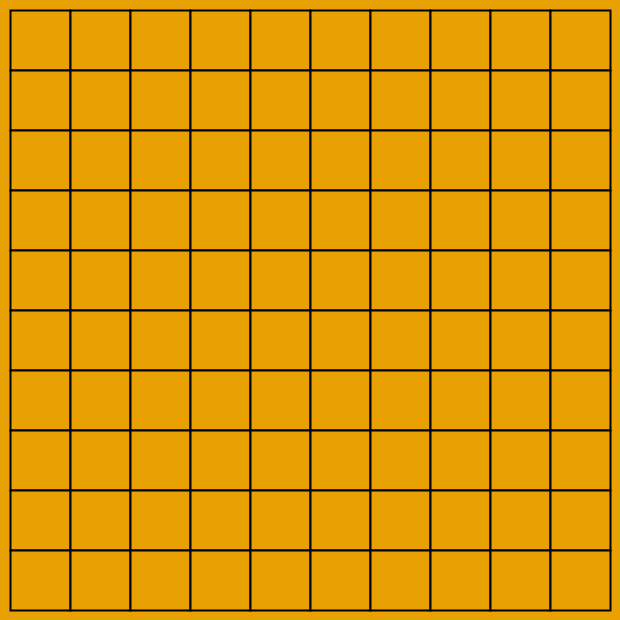
Frame 1 (no input)
Frame 60 (the mouse pressed at the canvas centre just before this capture): identical to frame 1, image omitted
Frame 120 (the mouse held since frame 60 and released just before this capture): identical to frame 1, image omitted

The Processing sketch that drew this single still picture (run headless with seeded random() and noise(); from frame 60 on, the mouse is pressed at the canvas centre):

// Processing sketch: week08_2
// ── week08_2.pde
//week08-2 好玩的程式設計 黑白棋 互動下棋
//修改自 week08-1
void setup(){
size(620,620);//視窗大小
}
int [][]board = new int[10][10];//Java的陣列
void mousePressed(){
  int i = (mouseY-10)/60,j = (mouseX-10)/60;
  if(mouseButton==LEFT) board[i][j] = 1;//黑棋
  if(mouseButton==RIGHT) board[i][j] = 2;//白棋
  if(mouseButton==CENTER) board[i][j] = 0;//清空
}
void draw(){
  background(#E8A002);//背景色
  for(int i=0;i<10;i++){//左手i 高度y
    for(int j=0;j<10;j++){//右手i 寬度x
      int x = 10 + j * 60,y = 10 + i * 60;//小心i j 
      fill(#E8A002);//填充色彩
      strokeWeight(2);//線條的粗細
      rect(x,y,60,60);//正方形棋盤
      if(board[i][j] == 1) fill(0); //黑色
      if(board[i][j] == 2) fill(255); //白色
      if(board[i][j] != 0) ellipse(30+x,30+y,50,50); //畫棋子
    }
  }
}
